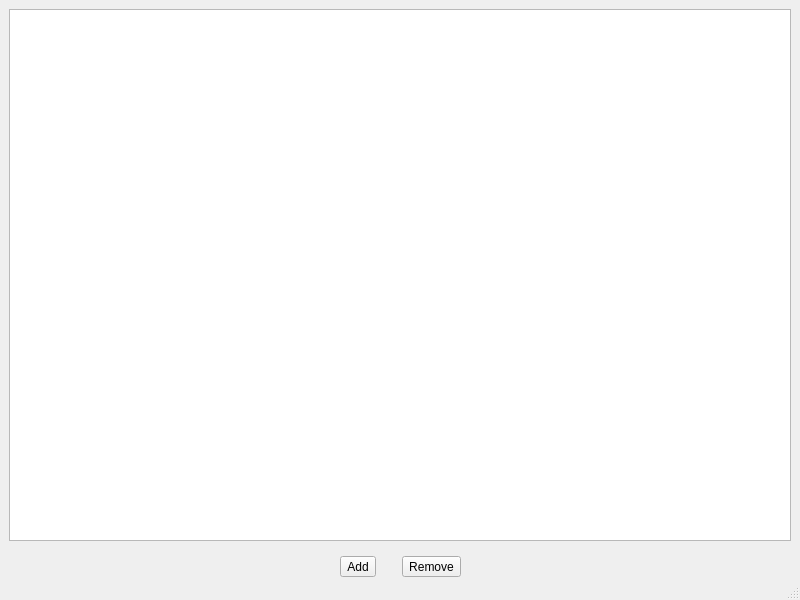
<?xml version="1.0" encoding="UTF-8"?>
<ui version="4.0">
 <class>MainWindow</class>
 <widget class="QMainWindow" name="MainWindow">
  <property name="geometry">
   <rect>
    <x>0</x>
    <y>0</y>
    <width>800</width>
    <height>600</height>
   </rect>
  </property>
  <property name="windowTitle">
   <string>MainWindow</string>
  </property>
  <widget class="QWidget" name="centralwidget">
   <layout class="QVBoxLayout" name="verticalLayout">
    <property name="bottomMargin">
     <number>0</number>
    </property>
    <item>
     <widget class="QGraphicsView" name="graphicsView"/>
    </item>
    <item>
     <widget class="QWidget" name="widget" native="true">
      <layout class="QHBoxLayout" name="horizontalLayout">
       <property name="bottomMargin">
        <number>1</number>
       </property>
       <item>
        <spacer name="horizontalSpacer">
         <property name="orientation">
          <enum>Qt::Horizontal</enum>
         </property>
         <property name="sizeHint" stdset="0">
          <size>
           <width>40</width>
           <height>20</height>
          </size>
         </property>
        </spacer>
       </item>
       <item>
        <widget class="QToolButton" name="addButton">
         <property name="text">
          <string>Add</string>
         </property>
        </widget>
       </item>
       <item>
        <spacer name="horizontalSpacer_3">
         <property name="orientation">
          <enum>Qt::Horizontal</enum>
         </property>
         <property name="sizeType">
          <enum>QSizePolicy::Fixed</enum>
         </property>
         <property name="sizeHint" stdset="0">
          <size>
           <width>20</width>
           <height>20</height>
          </size>
         </property>
        </spacer>
       </item>
       <item>
        <widget class="QToolButton" name="removeButton">
         <property name="text">
          <string>Remove</string>
         </property>
        </widget>
       </item>
       <item>
        <spacer name="horizontalSpacer_2">
         <property name="orientation">
          <enum>Qt::Horizontal</enum>
         </property>
         <property name="sizeHint" stdset="0">
          <size>
           <width>40</width>
           <height>20</height>
          </size>
         </property>
        </spacer>
       </item>
      </layout>
     </widget>
    </item>
   </layout>
  </widget>
  <widget class="QMenuBar" name="menubar">
   <property name="geometry">
    <rect>
     <x>0</x>
     <y>0</y>
     <width>800</width>
     <height>20</height>
    </rect>
   </property>
  </widget>
  <widget class="QStatusBar" name="statusbar"/>
 </widget>
 <resources/>
 <connections/>
</ui>
